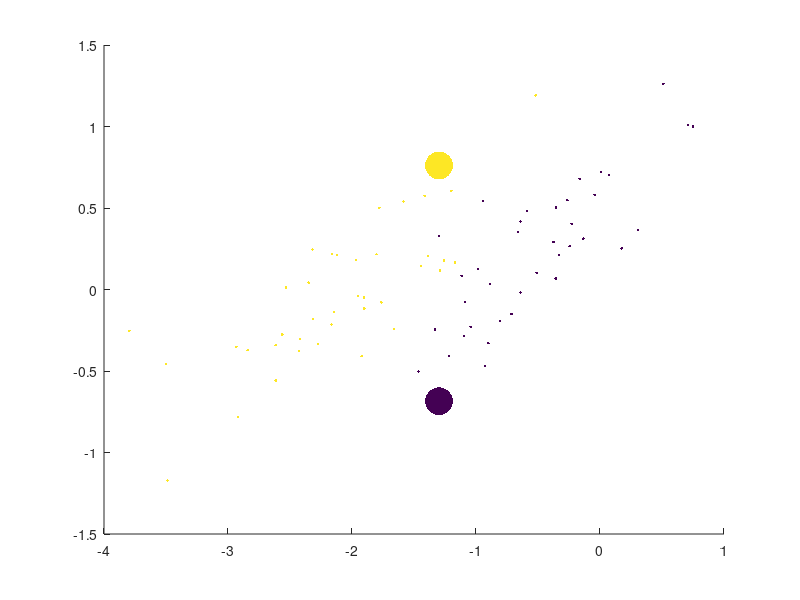

This figure's MATLAB source: (Note: this script raises an error after producing the figure.)
function visweights
% function visweights
%
% Constructs an artificial version of iris, to see the cut of weighted features.
%

clear all;

load('iris');
ii=find(yTr>1);
xTr=xTr(1:2,ii);
yTr=yTr(ii);

xTr(1,1)=xTr(1,6);

weights=ones(1,length(yTr));
weights(1)=100;
weights(6)=100;
weights=weights./sum(weights);

clf
s=scatter(xTr(1,:),xTr(2,:),weights.*10000,yTr,'Marker','.');

T=id3tree(xTr,yTr,2,weights);
vistree(T);
